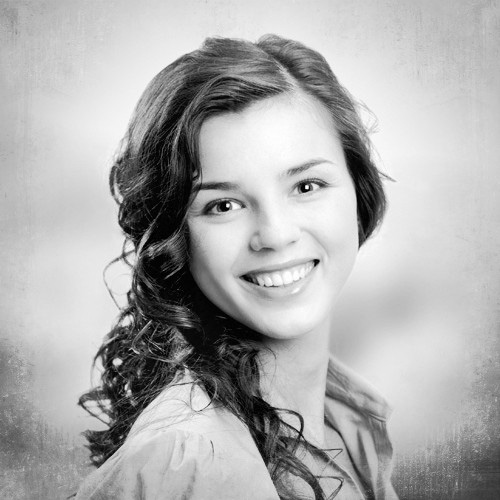
#> input picture hw7/content/lady.jpeg, 500 x 500 px, found by its file name
$ jupyter execute --allow-errors Cuda_homework.ipynb
#> lines starting #> are read from the running program, lines starting #| are printed output that depends on the picture
[cell 1]
import cv2
import numpy as np
import matplotlib.pyplot as plt

from google.colab.patches import cv2_imshow

[cell 2]
import pycuda.driver as cuda

#> (a cell that did not finish here is left out)

[cell 4]
# для просмотра картинок
def check_picture(path_to_picture):
#> called with path_to_picture = '/content/lady.jpeg'
  img = cv2.imread(path_to_picture, cv2.IMREAD_GRAYSCALE)
#> img is the input picture: shape (500, 500); min 0, max 255, mean 173.7
  img = np.hstack([np.zeros((img.shape[0], 1)), img, np.zeros((img.shape[0], 1))])
#> img: shape (500, 502) float64
  img = np.vstack([np.zeros((img.shape[1],)), img, np.zeros((img.shape[1],))])
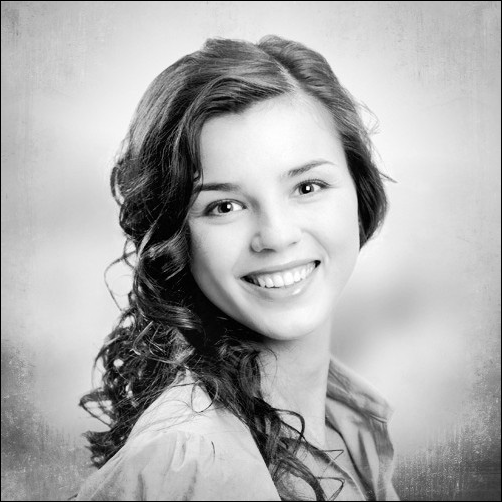
#> img: shape (502, 502) float64; min 0, max 255, mean 172.3
  cv2_imshow(img)

[cell 5]
# смотрим на оригинальную картинку
check_picture('/content/lady.jpeg')

[cell 6]
image = np.array(cv2.imread("/content/lady.jpeg"))

#> (the rest of this cell did not finish here and is left out)

#> (a cell that did not finish here is left out)


[cell 8]
template = np.random.rand(5, 5)
#> (the rest of this cell did not finish here and is left out)

#> (a cell that did not finish here is left out)


# Гистограмма

[cell 10]
h_img = cv2.imread("/content/lady.jpeg", 0).astype(np.int32)
#> h_img: shape (500, 500) int32; min 0, max 255, mean 173.7
#> (the rest of this cell did not finish here and is left out)

[cell 11]
rows = h_img.shape[1]
#> rows = 500
cols = h_img.shape[0]
#> cols = 500
block_size = 32
block = (block_size, block_size, 1)
grid = ((rows + block_size - 1) // block[0], (cols + block_size - 1) // block[1])
#> grid = (16, 16)

bin_count = 128
h_bins = np.linspace(0, 256, bin_count + 1, dtype=np.int32)
#> (the rest of this cell did not finish here and is left out)

[cell 12]
h_hist = np.zeros(bin_count, dtype=np.int32)
#> (the rest of this cell did not finish here and is left out)

#> (a cell that did not finish here is left out)

#> (a cell that did not finish here is left out)

#> (a cell that did not finish here is left out)

[cell 16]
plt.figure(figsize=(16, 8))
plt.plot(h_bins[:-1], h_hist, c='black')
plt.fill_between(h_bins[:-1], h_hist, color='black')
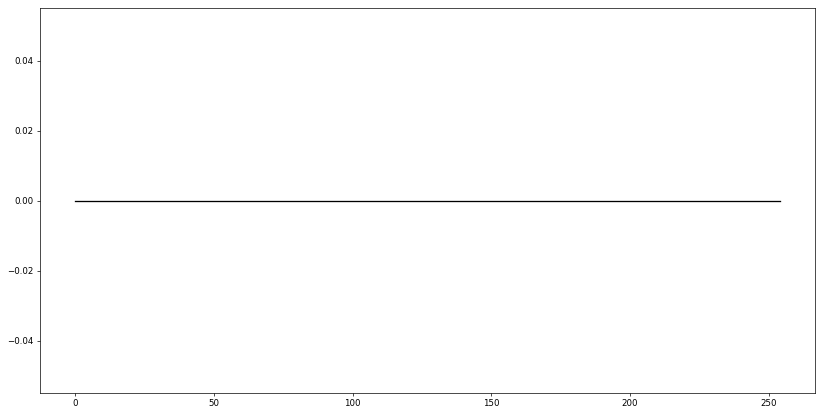
#> figure drawn by matplotlib, 1 panel
